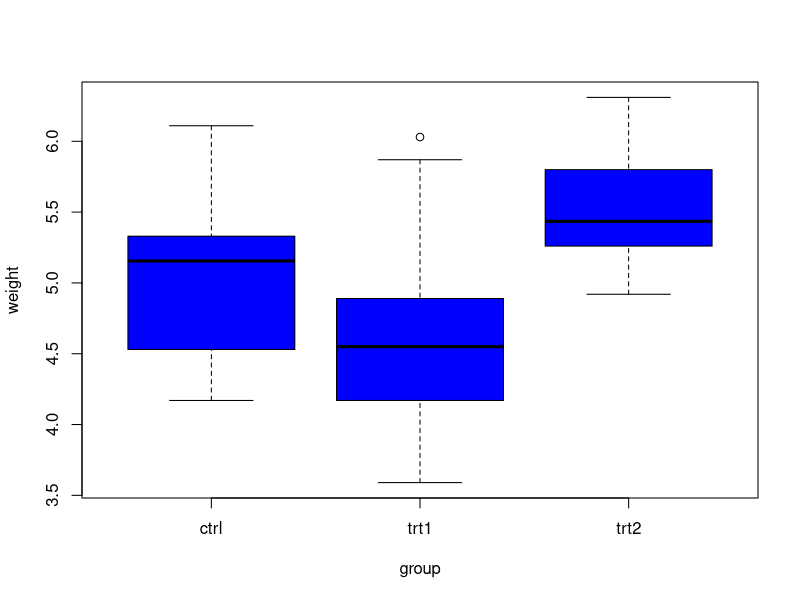
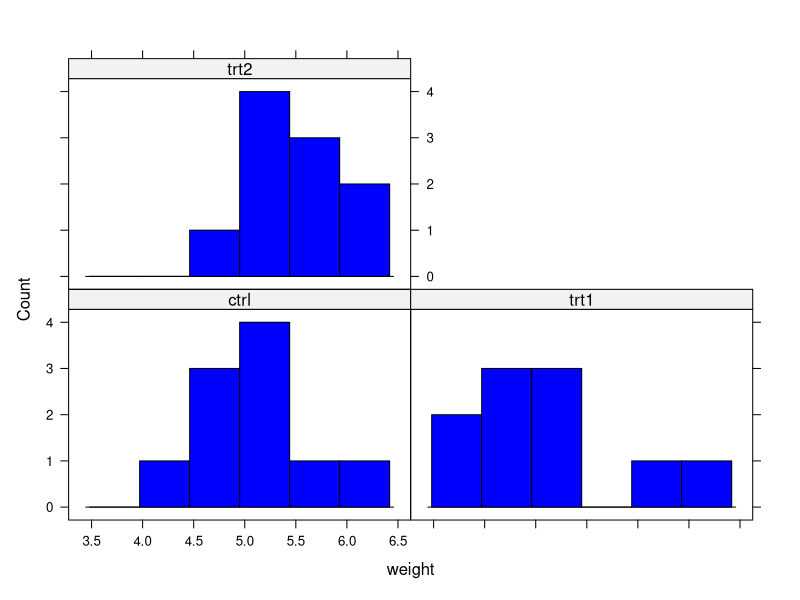

These figures' R source, in order:
###show the application of the ANOVA (one way) on a built in dataset
help(PlantGrowth)
PlantGrowth
summary(PlantGrowth)
##compute sd of a given attribute
sd(PlantGrowth$weight) 
##compute sd of each group for the given attribute
tapply(PlantGrowth$weight, PlantGrowth$group, sd)
#boxplot of the data
boxplot(weight ~ group, data=PlantGrowth, col="blue")
#draw a conditional histogram
par(mfrow=c(1,3))
library(lattice) 
histogram(~ weight | group, data=PlantGrowth, col="blue", type="count") 

#Our null hypothesis is that the three groups have the same growth mean
analysis <- aov(weight ~ group, data=PlantGrowth)
summary(analysis) 
#build a linear model (using the function lm() command) and then use the anova() command to analyse that
fit <- lm(weight ~ group, data=PlantGrowth)
anova(fit) 
###same result!

